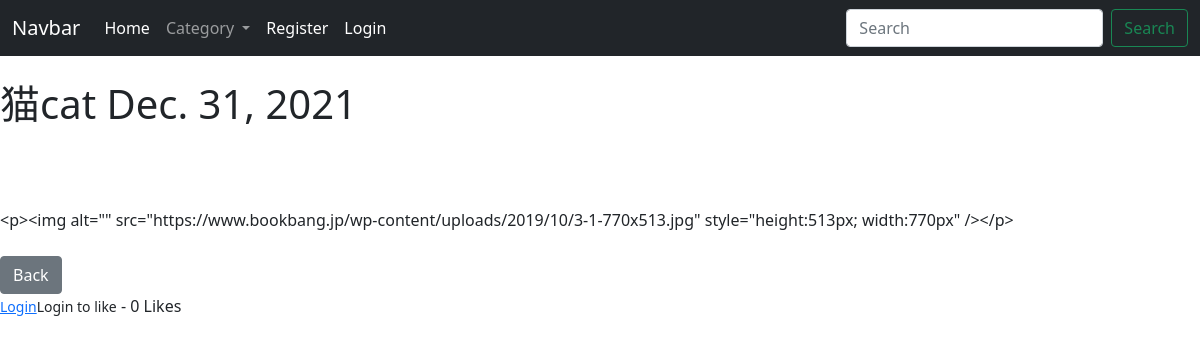
The app's page /article/10 with its own data.
### theblog/models.py (models this page shows, shortened)
class Post(models.Model):
    title = models.CharField(max_length=255)
    title_tag = models.CharField(max_length=255, default="My Freakin' Awesome Blog!")
    author = models.ForeignKey(User, on_delete=models.CASCADE)
    body = RichTextField(blank=True, null=True)
    post_date = models.DateField(auto_now_add=True)
    category = models.CharField(max_length=255, default='coding')
    snippet = models.CharField(max_length=255, default='Click Link Above To Read Blog Post...')
    likes = models.ManyToManyField(User, related_name='blog_posts')
    def total_likes(self):
        return self.likes.count()

### theblog/views.py (the view)
# urls.py: path('article/<int:pk>', ArticleDetailView.as_view(), name="article-detail"),
class ArticleDetailView(DetailView):
    model = Post
    template_name = 'article_details.html'
    def get_context_data(self, *args, **kwargs):
        cat_menu = Category.objects.all()
        context = super(ArticleDetailView, self).get_context_data(*args, **kwargs)
        stuff = get_object_or_404(Post, id=self.kwargs['pk'])
        total_likes = stuff.total_likes()
        liked = False
        if stuff.likes.filter(id=self.request.user.id):
            liked = True
        context["cat_menu"] = cat_menu
        context["total_likes"] = total_likes
        context["liked"] = liked
        return context

### theblog/models.py (called while the page is built)
    def __str__(self):
        return self.name

### theblog/templates/article_details.html (shortened to what this page needs)
{% extends 'base.html' %}
{% block content %}
<h1>{{ post.title }} {{ post.post_date }} </h1>
<br>
{{ post.author.first_name }}<br>
{{ post.author.last_name }}<br>
{{ post.body }}
<br>
<br>
<a href="{% url 'home' %}" class="btn btn-secondary">Back</a>
<form action="{% url 'like_post' post.pk %}" method="POST">
    {% if user.is_authenticated %}
        {% if liked %}
            <button type="submit", name="post_id",
            value="{{ post.id }}", class="btn btn-danger btn-sm">Unlike</button>
        {% else %}
            <button type="submit", name="post_id",
            value="{{ post.id }}", class="btn btn-primary btn-sm">Like</button>
        {% endif %}
    {% else %}
        <small><a href="{% url 'login' %}">Login</a>Login to like</small>
    {% endif %}
        - {{ total_likes }} Likes
</form>
{% endblock %}

### records on screen
Post: title "猫cat", post_date "Dec. 31, 2021", body "<p><img alt=\"\" src=\"https://www.bookbang.jp/wp-content/uploads/2019/10/3-1-770x513.jpg\" style=\"height:513px; width:770px\" /></p>"

### other values on screen
{{ total_likes }} "0"
